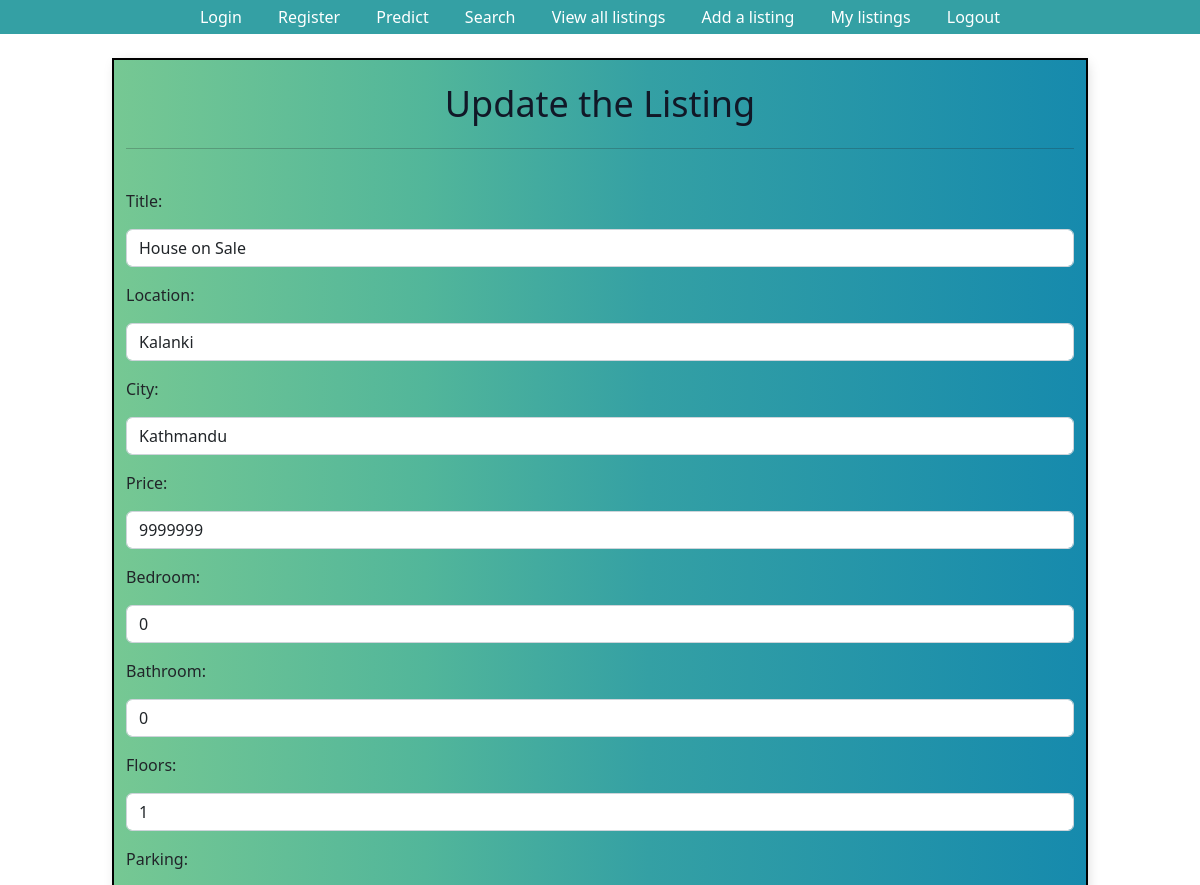
Before: /listings/18/edit/ (signed in, upper part) with the older database file.
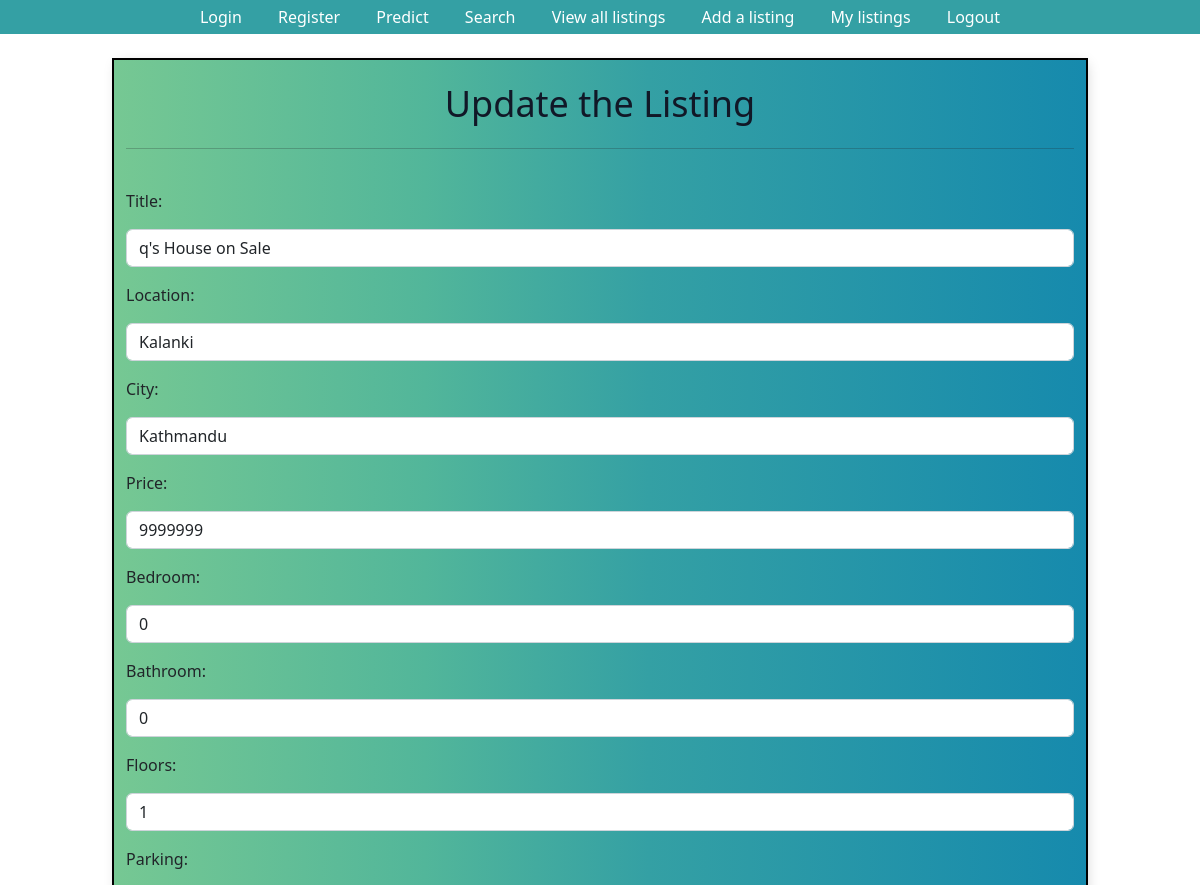
After: the same page with the newer database file.
### listings/models.py (models this page shows, shortened)
class Listing(models.Model):
    Title = models.CharField(max_length=30, default='House on Sale')
    Location = models.CharField(max_length=30, default='Kalanki')
    City = models.CharField(max_length=30, default='Kathmandu')
    Price = models.IntegerField(default=9999999)
    Bedroom = models.IntegerField(default=0)
    Bathroom = models.IntegerField(default=0)
    Floors = models.IntegerField(default=1)
    Parking = models.IntegerField(default=0)
    Face = models.CharField(max_length=30)
    Area = models.IntegerField(default=100)
    Road_Width = models.IntegerField(default=0)
    Road_Type = models.CharField(max_length=30)
    Build_Area = models.IntegerField(default=0)
    Amenities = models.CharField(max_length=30)
    Contact_number = models.IntegerField(default=9845654321)
    Contact_mail = models.CharField(max_length=30, default='admin@gmail.com')
    Image = models.ImageField()
    user = models.ForeignKey(User, on_delete=models.SET_NULL,null=True)
    is_sold = models.BooleanField(default=False)

### listings/views.py (the view)
# urls.py: path('listings/<pk>/edit/', listing_update, name='listing_update'),
@login_required
def listing_update(request, pk):
    listing= Listing.objects.get(id=pk)
    if request.method == "POST":
        form = ListingForm(request.POST, instance=listing, files = request.FILES)
        if form.is_valid():
            form.save()
            return redirect("/user_specific_listings")
    else:
        form = ListingForm(instance=listing)
    context = {
        "form":form
    }
    return render(request, "listing_update.html", context)

### templates/listing_update.html (shortened to what this page needs)
{% extends "base.html" %}
    {% block content %}
    <div class="container"><br>
        <center><h1 class="text-4xl text-gray-900">Update the Listing</h1></center>
        <br><hr><br>
        <form method="post" enctype="multipart/form-data">
            {{ form.as_p }}
        </form>
    </div>
    {% endblock %}

Changed rows visible on the page:
changed Listing "Kalanki": Title "House on Sale" → "q's House on Sale"
